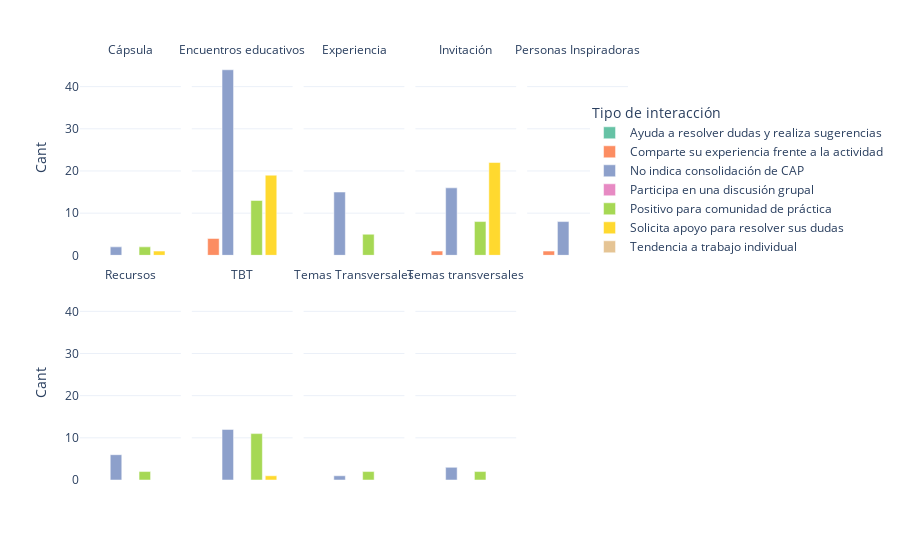

The code cell stored with this chart in its notebook:
### Code cell
figpub=px.bar(pivotpub,x='Tipo de interacción', y='Cant', color='Tipo de interacción', facet_col='Tipo_post', template="plotly_white",color_discrete_sequence=px.colors.qualitative.Set2, facet_col_wrap=5)
figpub.update_xaxes(visible=False, showticklabels=False)
figpub.for_each_annotation(lambda a: a.update(text=a.text.split("=")[-1]))
figpub.show(config=config_chart)
